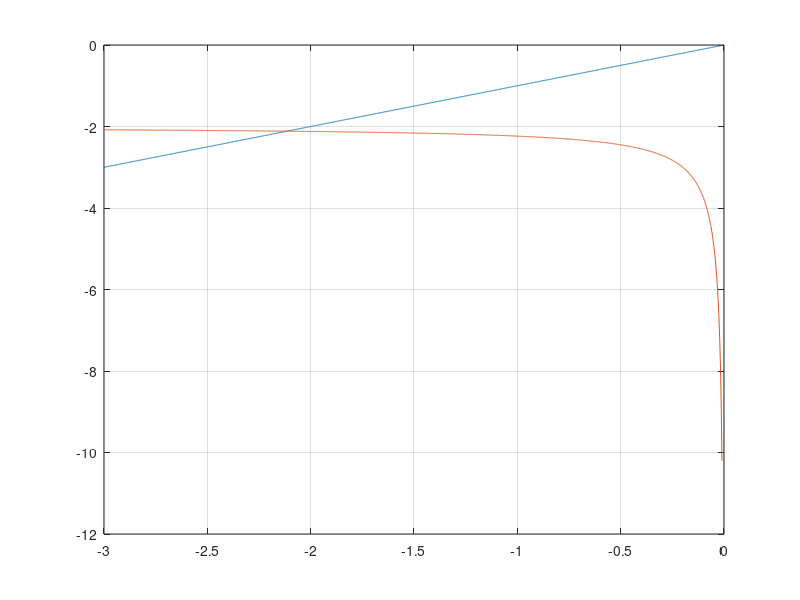

Write the MATLAB code that produced this figure.
clear all
%close all
clc

pl=[1 0 -4 1];
beta=roots(pl)
x=-3:.001:-.01;
y=-(4-1./x).^(1/2);
plot(x,x,x,y)
grid on

be=beta(1);
phiprim=-.5*(4-1./be).^(-1/2)/(be.*be);

xn=-2.5;
eps = 1e-15;;
max=10;
for i=1:max
    x=xn;
    xn=-(4-1./x)^(1/2);
    er1(i)=abs(xn-x)/abs(xn);
    er2(i)=abs(xn-beta(1))/abs(x-beta(1));
    if(er1(i)<eps) break
end

end

disp(sprintf('e(n)  %.2e\n',er1))
disp(sprintf('e(n+1)/e(n)  %f\n',er2))
disp(sprintf(' phiprim  %f\n',phiprim))
disp(sprintf(' iter  %d\n',i))
disp(sprintf(' xn %.20g\n beta %.20g\n',xn,beta(1)))
